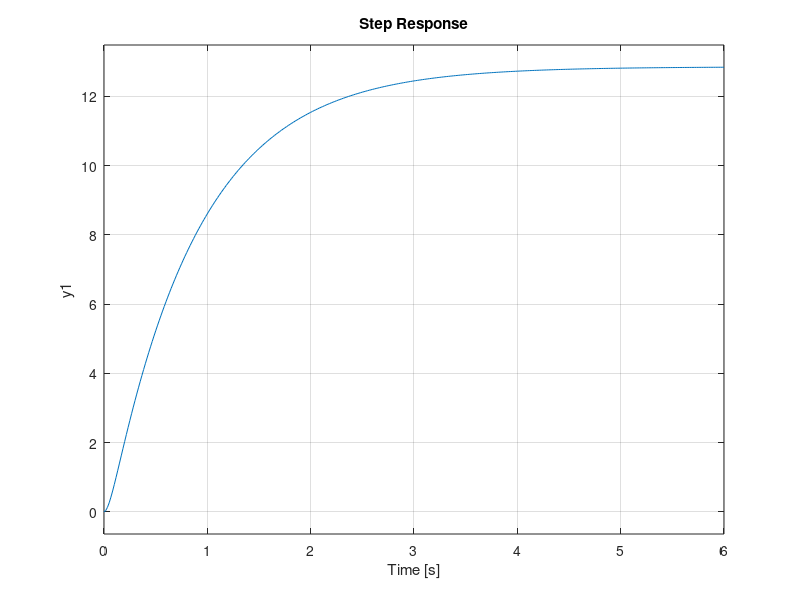

MATLAB code to generate this figure:
pkg load control %Careega o pacote
vT = 150
Ia = 10
Ra = 1
La = 0.05
n = 1800
Jm = 0.5

Kce = Kt =  ((vT - (Ra * Ia)) / (n*(pi/30)))

A = [ (-Ra/La) (-Kce/La) ; (Kt/Jm) 0]
B = [(1/La) ; 0]
C = [0 (30/pi)]
D = [0]

EE = ss(A,B,C,D)

step (EE)


G = tf(EE)
step(G)

